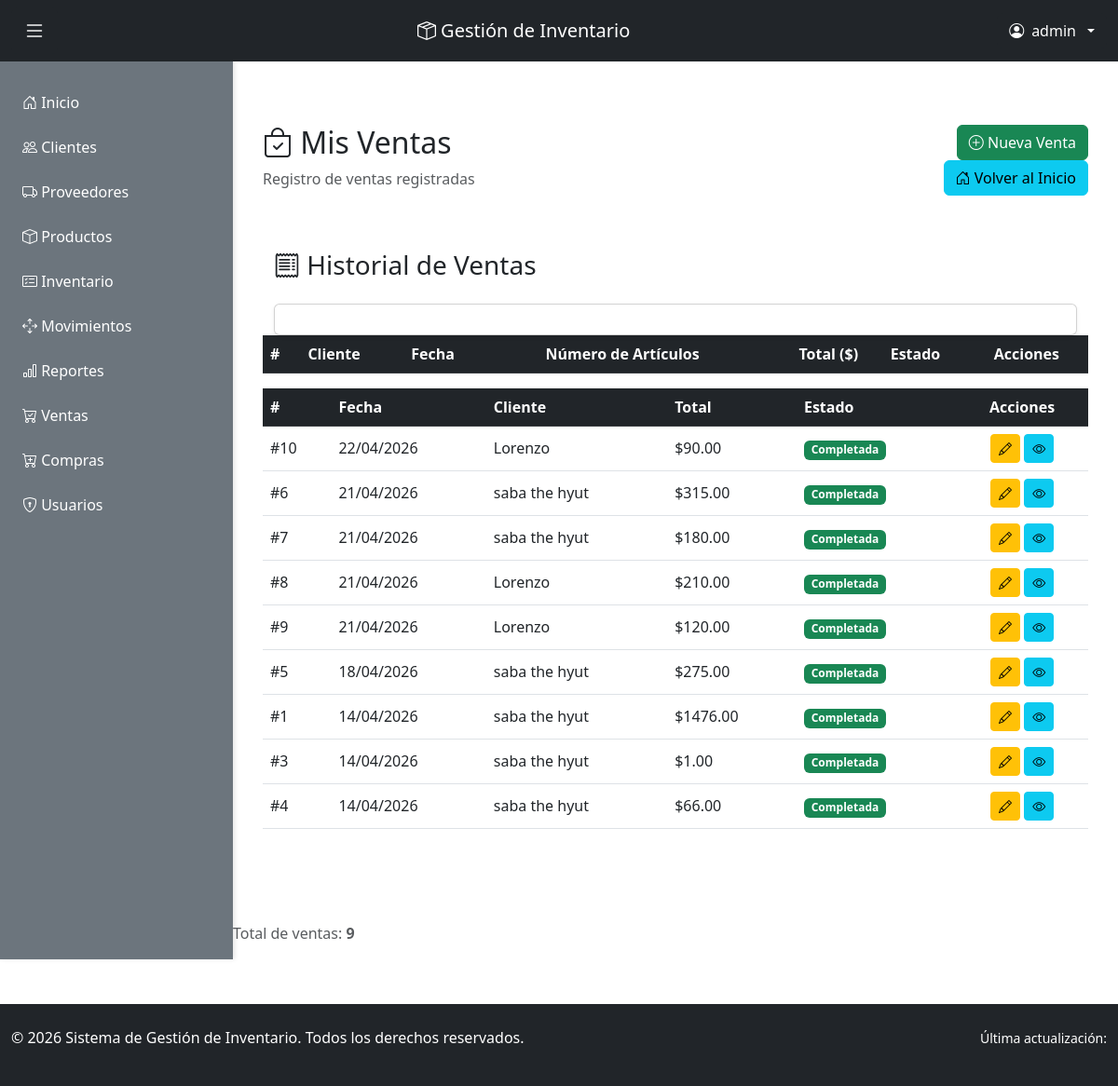
Screenshot of /empleado/ventas/ (signed in) with the database file from the repository.
### inventario/models.py (models this page shows, shortened)
class Venta(models.Model):
    ESTADO_VENTA = [
        ('borrador', 'Borrador'),
        ('confirmada', 'Confirmada'),
        ('entregada', 'Entregada'),
        ('cancelada', 'Cancelada'),
    ]
    fecha_venta = models.DateField(auto_now_add=True)
    cliente = models.ForeignKey(Cliente, on_delete=models.CASCADE, related_name='ventas')
    usuario = models.ForeignKey(User, on_delete=models.CASCADE, related_name='ventas_realizadas')
    estado = models.CharField(max_length=20, choices=ESTADO_VENTA, default='borrador')
    total = models.DecimalField(max_digits=12, decimal_places=2, default=0)
    class Meta:
        ordering = ['-fecha_venta']
        verbose_name = 'Venta'
        verbose_name_plural = 'Ventas'
    def calcular_total(self):
        return sum(detalle.subtotal() for detalle in self.detalles.all())

class Cliente(models.Model):
    nombre = models.CharField(max_length=100)
    telefono = models.CharField(max_length=9)
    email = models.EmailField(unique=True)
    direccion = models.CharField(max_length=200)
    fecha_creacion = models.DateTimeField(auto_now_add=True)
    class Meta:
        ordering = ['nombre']
        verbose_name = 'Cliente'
        verbose_name_plural = 'Clientes'
    def __str__(self):
        return self.nombre

class DetalleVenta(models.Model):
    venta = models.ForeignKey(Venta, on_delete=models.CASCADE, related_name='detalles')
    producto = models.ForeignKey(Producto, on_delete=models.CASCADE, related_name='detalles_venta')
    cantidad = models.PositiveIntegerField()
    precio_venta = models.DecimalField(max_digits=10, decimal_places=2)
    class Meta:
        unique_together = ['venta', 'producto']
        verbose_name = 'Detalle Venta'
        verbose_name_plural = 'Detalles Venta'
    def subtotal(self):
        return self.cantidad * self.precio_venta

### inventario/views.py (the view)
# urls.py: path('empleado/ventas/', views.ventas_empleado, name='ventas_empleado'),
@login_required
@solo_empleado
@require_http_methods(["GET"])
def ventas_empleado(request):
    ventas = Venta.objects.all().order_by('-fecha_venta')
    contexto = {'ventas': ventas}
    return render(request, 'empleado/ventas.html', contexto)

### inventario/templates/empleado/ventas.html (shortened to what this page needs)
{% extends 'base.html' %}
{% block content %}
<div class="container my-5">
    <div class="row mb-4">
        <div class="col-md-8">
            <h2><i class="bi bi-bag-check"></i> Mis Ventas</h2>
            <p class="text-muted">Registro de ventas registradas</p>
        </div>
        <div class="col-md-4 text-end">
            <a href="{% url 'agregar_venta_empleado' %}" class="btn btn-success">
                <i class="bi bi-plus-circle"></i> Nueva Venta
            </a>
            <a href="{% url 'inicio' %}" class="btn btn-info ms-2">
                <i class="bi bi-house-door"></i> Volver al Inicio
            </a>
        </div>
    </div>
    {% if ventas %}
        <div class="table-responsive">
            <table class="table table-hover table-striped align-middle">
                <thead class="table-dark">
                    <tr>
                        <th>#</th>
                        <th>Cliente</th>
                        <th>Fecha</th>
                        <th class="text-center">Número de Artículos</th>
                        <th class="text-end">Total ($)</th>
                        <th class="text-center">Estado</th>
                        <th class="text-center">Acciones</th>
                    </tr>
                </thead>
                <tbody>
                    <div class="container mt-4">
    <h3 class="mb-4"><i class="bi bi-receipt"></i> Historial de Ventas</h3>
    <div class="card shadow-sm">
        <div class="card-body">
            <table class="table table-hover align-middle">
                <thead class="table-dark">
                    <tr>
                        <th>#</th>
                        <th>Fecha</th>
                        <th>Cliente</th>
                        <th>Total</th>
                        <th>Estado</th>
                        <th class="text-center">Acciones</th>
                    </tr>
                </thead>
                <tbody>
                    {% for venta in ventas %}
                    <tr>
                        <td>#{{ venta.id }}</td>
                        <td>{{ venta.fecha_venta|date:"d/m/Y" }}</td>
                        <td>{{ venta.cliente }}</td>
                        <td>${{ venta.calcular_total|floatformat:2 }}</td>
                        <td>
                            <span class="badge bg-success">
                                Completada
                            </span>
                        </td>
                        <td class="text-center">
                            <a href="{% url 'editar_venta_empleado' venta.id %}"
                            class="btn btn-sm btn-warning">
                                <i class="bi bi-pencil"></i>
                            </a>
                            <a href="#" class="btn btn-sm btn-info">
                                <i class="bi bi-eye"></i>
                            </a>
                        </td>
                    </tr>
                    {% empty %}
                    <tr>
                        <td colspan="6" class="text-center text-muted">
                            No hay ventas registradas
                        </td>
                    </tr>
                    {% endfor %}
                </tbody>
            </table>
        </div>
    </div>
</div>
        <div class="row mt-3">
            <div class="col">
                <p class="text-muted">Total de ventas: <strong>{{ ventas|length }}</strong></p>
            </div>
        </div>
    {% else %}
        <div class="alert alert-info" role="alert">
            <i class="bi bi-info-circle"></i> No hay ventas registradas aún.
        </div>
    {% endif %}
</div>
{% endblock %}

### inventario/templates/base.html (shortened to what this page needs)
<!DOCTYPE html>
<html lang="es">
<head>
    <link href="https://cdn.jsdelivr.net/npm/bootstrap@5.3.0/dist/css/bootstrap.min.css" rel="stylesheet">
    <link rel="stylesheet" href="https://cdn.jsdelivr.net/npm/bootstrap-icons@1.10.0/font/bootstrap-icons.css">
</head>
<body>
    <nav class="navbar navbar-dark bg-dark sticky-top">
        <div class="container-fluid">
            <button class="btn btn-dark toggle-sidebar-btn me-2" id="sidebarToggle" title="Abrir/Cerrar menú">
                <i class="bi bi-list"></i>
            </button>
            <span class="navbar-brand">
                <i class="bi bi-box-seam"></i> Gestión de Inventario
            </span>
            <div class="dropdown">
                <button class="btn btn-dark dropdown-toggle d-flex align-items-center gap-2" type="button" data-bs-toggle="dropdown">
                    <i class="bi bi-person-circle"></i>
                    {{ user.username }}
                </button>
            </div>
        </div>
    </nav>
    <div class="main-container">
        <aside class="sidebar" id="sidebar">
            <ul class="sidebar-menu">
                <li><a href="{% url 'inicio' %}" class="nav-link"><i class="bi bi-house-door"></i> Inicio</a></li>
                {% if user.is_staff %}
                    <li><a href="{% url 'ver_clientes' %}" class="nav-link"><i class="bi bi-people"></i> Clientes</a></li>
                    <li><a href="{% url 'ver_proveedores' %}" class="nav-link"><i class="bi bi-truck"></i> Proveedores</a></li>
                    <li><a href="{% url 'ver_productos' %}" class="nav-link"><i class="bi bi-box"></i> Productos</a></li>
                    <li><a href="{% url 'consultar_inventario' %}" class="nav-link"><i class="bi bi-card-checklist"></i> Inventario</a></li>
                    <li><a href="{% url 'ver_movimientos' %}" class="nav-link"><i class="bi bi-arrows-move"></i> Movimientos</a></li>
                    <li><a href="{% url 'ver_reportes' %}" class="nav-link"><i class="bi bi-bar-chart"></i> Reportes</a></li>
                    <li><a href="{% url 'ver_ventas' %}" class="nav-link"><i class="bi bi-cart-check"></i> Ventas</a></li>
                    <li><a href="{% url 'ver_compras' %}" class="nav-link"><i class="bi bi-cart-plus"></i> Compras</a></li>
                    {% if user.is_superuser or user.perfil.rol == 'administrador' %}
                        <li><a href="{% url 'ver_usuarios' %}" class="nav-link"><i class="bi bi-shield-lock"></i> Usuarios</a></li>
                    {% endif %}
                {% else %}
                <a href="{% url 'inventario_invitado' %}" class="btn btn-outline-light btn-sm">Inventario</a>
                <a href="{% url 'movimientos_invitado' %}" class="btn btn-outline-light btn-sm">Movimientos</a>
                <a href="{% url 'reportes_invitado' %}" class="btn btn-outline-light btn-sm">Reportes</a>
            {% endif %}
            </ul>
        </aside>
        <main class="main-content">
            <div class="content-wrapper">
                {% block content %}{% endblock %}
            </div>
        </main>
    </div>
    <footer class="bg-dark text-white mt-5 py-4">
        <div class="container-fluid">
            <div class="row">
                <div class="col-md-6">
                    <p>&copy; 2026 Sistema de Gestión de Inventario. Todos los derechos reservados.</p>
                </div>
                <div class="col-md-6 text-end">
                    <small>Última actualización: {{ now|date:"d/m/Y H:i" }}</small>
                </div>
            </div>
        </div>
    </footer>
</body>
</html>

### inventario/templates/base.html (style rules this page uses)
body { display: flex; flex-direction: column; min-height: 100vh; }
.navbar { flex-shrink: 0; }
.main-container { display: flex; flex: 1; }
.sidebar { width: 250px; background-color: #6c757d; padding: 20px 0; overflow-y: auto; transition: all 0.3s ease; box-shadow: 2px 0 5px rgba(0,0,0,0.1); }
.sidebar-menu { list-style: none; padding: 0; margin: 0; }
.sidebar-menu li { margin: 0; }
.sidebar-menu a { display: block; padding: 12px 20px; color: white; text-decoration: none; transition: background-color 0.2s ease; border-left: 4px solid transparent; }
.main-content { flex: 1; padding: 0; overflow-y: auto; }
.content-wrapper { padding: 20px; }
.toggle-sidebar-btn { cursor: pointer; font-size: 1.5rem; }

### rows the page displays
Venta: id "10", fecha_venta "22/04/2026", cliente "Lorenzo", calcular_total "90.00"
Venta: id "6", fecha_venta "21/04/2026", cliente "saba the hyut", calcular_total "315.00"
Venta: id "7", fecha_venta "21/04/2026", cliente "saba the hyut", calcular_total "180.00"
Venta: id "8", fecha_venta "21/04/2026", cliente "Lorenzo", calcular_total "210.00"
Venta: id "9", fecha_venta "21/04/2026", cliente "Lorenzo", calcular_total "120.00"
Venta: id "5", fecha_venta "18/04/2026", cliente "saba the hyut", calcular_total "275.00"
Venta: id "1", fecha_venta "14/04/2026", cliente "saba the hyut", calcular_total "1476.00"
Venta: id "3", fecha_venta "14/04/2026", cliente "saba the hyut", calcular_total "1.00"
Venta: id "4", fecha_venta "14/04/2026", cliente "saba the hyut", calcular_total "66.00"

### other values shown
{{ user.username }} "admin"
{{ ventas|length }} "9"
